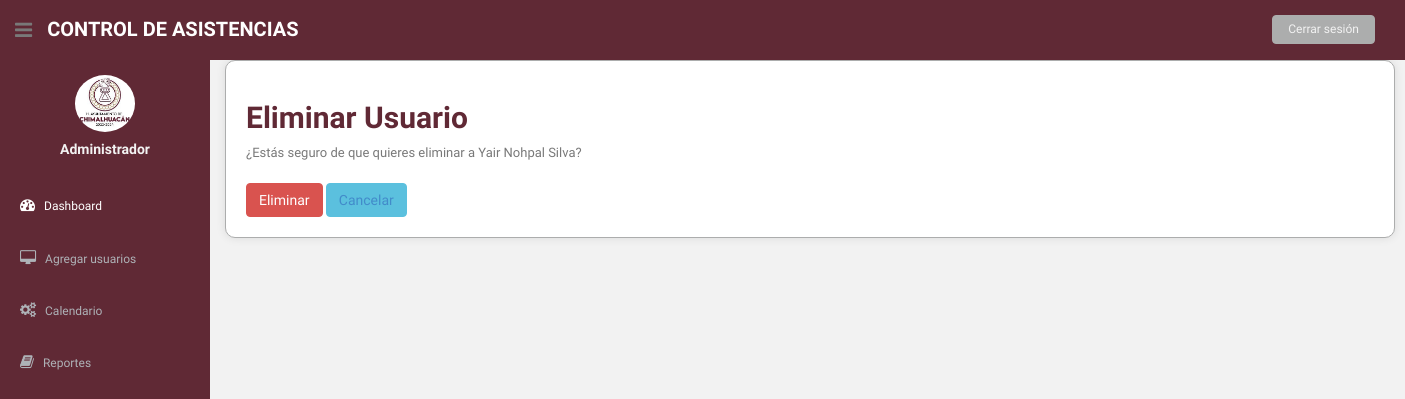
The app's page /eliminar_usuario/1/ (signed in) with its own data.
### asistencia/models.py (models this page shows, shortened)
class Usuario(models.Model):
    nombre = models.CharField(max_length=100)
    apellido_paterno = models.CharField(max_length=100)
    apellido_materno = models.CharField(max_length=100)
    telefono = models.CharField(max_length=10)
    correo_electronico = models.EmailField(unique=True)
    fecha_registro = models.DateField(auto_now_add=True)
    user = models.OneToOneField(User, on_delete=models.CASCADE, null=True, blank=True)
    OPCIONES_SERVICIO = [
        ('SS', 'Servicio Social'),
        ('R', 'Residencias'),
    ]
    tipo_servicio = models.CharField(max_length=2, choices=OPCIONES_SERVICIO)
    horas_realizadas = models.IntegerField(default=0)  # Se actualizará según las horas realizadas
    horas_requeridas = models.IntegerField()  # Horas requeridas para el servicio

### asistencia/views.py (the view)
# urls.py: path('eliminar_usuario/<int:pk>/', views.eliminar_usuario, name='eliminar_usuario'),
@login_required
def eliminar_usuario(request, pk):
    usuario = get_object_or_404(Usuario, pk=pk)
    if request.method == 'POST':
        usuario.delete()
        messages.success(request, 'Usuario eliminado correctamente.')
        return redirect('lista_usuarios')
    return render(request, 'eliminar_usuario.html', {'usuario': usuario})

### asistencia/templates/eliminar_usuario.html (shortened to what this page needs)
{% load static %}
<!DOCTYPE html>
<html lang="en">
<head>
  <link href="{% static 'css/bootstrap.css' %}" rel="stylesheet">
  <link href="{% static 'font-awesome/css/font-awesome.css' %}" rel="stylesheet" />
  <link rel="stylesheet" type="text/css" href="{% static 'css/zabuto_calendar.css' %}">
  <link rel="stylesheet" type="text/css" href="{% static 'js/gritter/css/jquery.gritter.css' %}" />
  <link rel="stylesheet" type="text/css" href="{% static 'lineicons/style.css' %}">
  <link href="{% static 'css/style.css' %}" rel="stylesheet">
  <link href="{% static 'css/style-responsive.css' %}" rel="stylesheet">
</head>
<body>
  <section id="container">
    <header class="header black-bg">
      <div class="sidebar-toggle-box">
        <div class="fa fa-bars tooltips" data-placement="right" data-original-title="Toggle Navigation"></div>
      </div>
      <a href="{% url 'admin_dashboard' %}" class="logo"><b>Control de Asistencias</b></a>
      <div class="top-menu">
        <ul class="nav pull-right top-menu">
          <li><a class="logout" href="{% url 'login' %}">Cerrar sesión</a></li>
        </ul>
      </div>
    </header>
    <aside>
      <div id="sidebar"  class="nav-collapse ">
          <ul class="sidebar-menu" id="nav-accordion">
              <p class="centered"><a href="profile.html"><img src="{% static '/img/LOGO.jpg' %}" class="img-circle" width="60"></a></p>
              <h5 class="centered">Administrador</h5>
              <li class="mt">
                  <a class="active" href="index.html">
                      <i class="fa fa-dashboard"></i>
                      <span>Dashboard</span>
                  </a>
              </li>
              <li class="sub-menu">
                  <a href="javascript:;" >
                      <i class="fa fa-desktop"></i>
                      <span>Agregar usuarios</span>
                  </a>
              </li>
              <li class="sub-menu">
                  <a href="javascript:;" >
                      <i class="fa fa-cogs"></i>
                      <span>Calendario</span>
                  </a>
              </li>
              <li class="sub-menu">
                  <a href="javascript:;" >
                      <i class="fa fa-book"></i>
                      <span>Reportes</span>
                  </a>
              </li>
          </ul>
      </div>
  </aside>
    <section id="main-content">
      <section class="wrapper">
        <div class="container">
          <h2>Eliminar Usuario</h2>
          <p>¿Estás seguro de que quieres eliminar a {{ usuario.nombre }} {{ usuario.apellido_paterno }} {{ usuario.apellido_materno }}?</p>
          <form action="" method="post">
            <button type="submit" class="btn btn-danger">Eliminar</button>
            <a href="{% url 'lista_usuarios' %}" class="btn btn-secondary">Cancelar</a>
          </form>
        </div>
      </section>
    </section>
  </section>
</body>
</html>

### asistencia/static/css/style.css (style rules this page uses)
body { color: #797979; background: #f2f2f2; font-family: 'Ruda', sans-serif; padding: 0px !important; margin: 0px !important; font-size:13px; }
ul li { list-style: none; }
a, a:hover, a:focus { text-decoration: none; outline: none; }
#container { width: 100%; height: 100%; }
.centered { text-align: center; }
.mt { margin-top: 25px; }
ul.top-menu > li > .logout { color: #f2f2f2; font-size: 12px; border-radius: 4px; -webkit-border-radius: 4px; border: 1px solid #ACADAD !important; padding: 5px 15px; margin-right: 15px; background: #ACADAD; margin-top: 15px; }
#sidebar { width: 210px; height: 100%; position: fixed; background: #602935; }
#sidebar h5 { color: #f2f2f2; font-weight: 700; }
#sidebar ul li { position: relative; }
ul.sidebar-menu , ul.sidebar-menu li ul.sub { margin: -2px 0 0; padding: 0; }
ul.sidebar-menu { margin-top: 75px; }
ul.sidebar-menu li { margin-bottom: 5px; margin-left:10px; margin-right:10px; }
ul.sidebar-menu li.sub-menu { line-height: 15px; }
ul.sidebar-menu li a span { display: inline-block; }
ul.sidebar-menu li a { color: #aeb2b7; text-decoration: none; display: block; padding: 15px 0 15px 10px; font-size: 12px; outline: none; -webkit-transition: all 0.3s ease; -moz-transition: all 0.3s ease; -o-transition: all 0.3s ease; -ms-transition: all 0.3s ease; transition: all 0.3s ease; }
ul.sidebar-menu li a.active, ul.sidebar-menu li a:hover, ul.sidebar-menu li a:focus { background: #602935; color: #fff; display: block; -webkit-transition: all 0.3s ease; -moz-transition: all 0.3s ease; -o-transition: all 0.3s ease; -ms-transition: all 0.3s ease; transition: all 0.3s ease; }
ul.sidebar-menu li a i { font-size: 15px; padding-right: 6px; }
ul.sidebar-menu li a.active i { color: #fff; }
#main-content { margin-left: 210px; }
.header, .footer { min-height: 60px; padding: 0 15px; }
.header { position: fixed; left: 0; right: 0; z-index: 1002; }
.black-bg { background: #602935; border-bottom: 1px solid #602935; }
.wrapper { display: inline-block; margin-top: 60px; padding-left: 15px; padding-right: 15px; padding-bottom: 15px; padding-top: 0px; width: 100%; }
a.logo { font-size: 20px; color: #ffffff; float: left; margin-top: 15px; text-transform: uppercase; }
a.logo b { font-weight: 900; }
#top_menu .nav > li, ul.top-menu > li { float: left; }
ul.top-menu > li > a { color: #666666; font-size: 16px; border-radius: 4px; -webkit-border-radius: 4px; border:1px solid #666666 !important; padding: 2px 6px; margin-right: 15px; }
.sidebar-toggle-box { float: left; padding-right: 15px; margin-top: 20px; }
.sidebar-toggle-box .fa-bars { cursor: pointer; display: inline-block; font-size: 20px; }

### asistencia/templates/eliminar_usuario.html (style rules this page uses)
.container { background-color: #ffffff; border: 1px solid #ACADAD; padding: 20px; border-radius: 10px; box-shadow: 0px 0px 10px rgba(0, 0, 0, 0.1); }
.container h2 { color: #602935; font-weight: bold; }
.container p { margin-top: 10px; margin-bottom: 20px; }
.container form { margin-top: 20px; }
.container .btn-danger { background-color: #D9534F; border-color: #D9534F; }
.container .btn-secondary { background-color: #5BC0DE; border-color: #5BC0DE; }

### records on screen
Usuario: nombre "Yair", apellido_paterno "Nohpal", apellido_materno "Silva"
